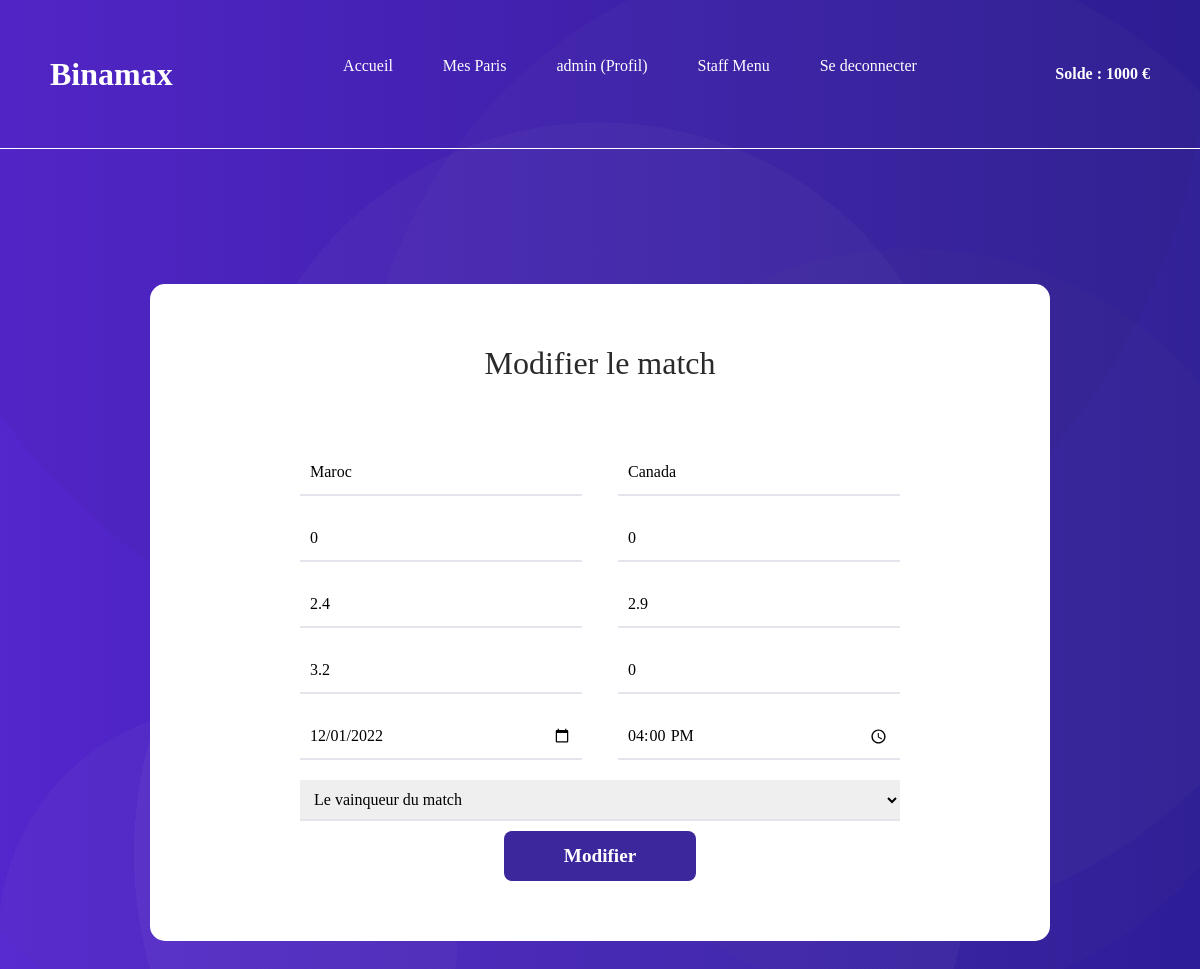
Screenshot of /modifier_match.php?id=3 (signed in) with the database file from the repository.
### tables this page shows
CREATE TABLE `les_matchs` (
  `ID` int(11) NOT NULL,
  `equipe1` varchar(30) DEFAULT NULL,
  `equipe2` varchar(30) DEFAULT NULL,
  `score1` int(11) DEFAULT '0',
  `score2` int(11) DEFAULT '0',
  `la_date` date DEFAULT NULL,
  `heure` time DEFAULT NULL,
  `cote_equipe1` double DEFAULT NULL,
  `cote_equipe2` double DEFAULT NULL,
  `cote_nul` double DEFAULT NULL,
  `vainqueur` varchar(30) DEFAULT NULL,
  `status_match` int(11) DEFAULT '0'
);

### modifier_match.php (the view, shortened to what this page needs)
<?php
require_once("header.php");
require_once("navbar.php");
?>
<link rel="stylesheet" href="Styles/edit.css">
<br>
            <section id="edit">
            <div class="container">
                <div class="title">
                    <h2>Modifier le match</h2>
                </div>
                <?php
                    $req = $bdd->prepare("SELECT * FROM les_matchs where id = ?");
                    $req->execute([$_GET['id']]);
                    $match = $req->fetch();
                ?>
               <form action="#" method="POST">
                    <input value ="<?= $match['equipe1'] ?>"type="text" name="equipe1" placeholder="Nom de l'equipe 1" required>
                    <input value ="<?= $match['equipe2'] ?>"type="text" name="equipe2" placeholder="Nom de l'equipe 2" required>
                    <input value ="<?= $match['score1'] ?>"type="text" name="score1" placeholder="Score de l'equipe 1" required>
                    <input value ="<?= $match['score2'] ?>"type="text" name="score2" placeholder="Score de l'equipe 2" required>
                    <input value ="<?= $match['cote_equipe1'] ?>"type="int" name="cote_equipe1"  placeholder="la cote de equipe 1" required>
                    <input value ="<?= $match['cote_equipe2'] ?>"type="int" name="cote_equipe2"  placeholder="la cote de equipe 2" required>
                    <input value ="<?= $match['cote_nul'] ?>"type="int" name="cote_nul"  placeholder="la cote match nul " required>
                    <input value ="<?= $match['status_match'] ?>"type="int" name="status_match" placeholder="Le status du match">
                    <input value ="<?= $match['la_date'] ?>"type="date" name="la_date"  placeholder="La date du match" required>
                    <input value ="<?= $match['heure'] ?>"type="time" name="heure"  placeholder="L'heure du match" required>
                    <select name="vainqueur" id="vainqueur">
                        <option value="">Le vainqueur du match</option>
                    </select>
                    <button type="submit" name="submit">Modifier</button>
                </form>
            </section>

### Styles/style.css (style rules this page uses)
* { margin:0; padding: 0; text-decoration: none; list-style: none; }
body { font-family: 'Poppins'; background-image: radial-gradient(circle at 19% 90%, rgba(190, 190, 190,0.04) 0%, rgba(190, 190, 190,0.04) 17%,transparent 17%, transparent 100%),radial-gradient(circle at 73% 2%, rgba(78, 78, 78,0.04) 0%, rgba(78, 78, 78,0.04) 94%,transparent 94%, transparent 100%),radial-gradient(circle at 45% 2%, rgba(18, 18, 18,0.04) 0%, rgba(18, 18, 18,0.04) 55%,transparent 55%, transparent 100%),radial-gradient(circle at 76% 60%, rgba(110, 110, 110,0.04) 0%, rgba(110, 110, 110,0.04) 34%,transparent 34%, transparent 100%),radial-gradient(circle at 68% 56%, rgba(246, 246, 246,0.04) 0%, rgba(246, 246, 246,0.04) 16%,transparent 16%, transparent 100%),radial-gradient(circle at 71% 42%, rgba(156, 156, 156,0.04) 0%, rgba(156, 156, 156,0.04) 47%,transparent 47%, transparent 100%),radial-gradient(circle at 46% 82%, rgba(247, 247, 247,0.04) 0%, rgba(247, 247, 247,0.04) 39%,transparent 39%, transparent 100%),radial-gradient(circle at 50% 47%, rgba(209, 209, 209,0.04) 0%, rgba(209, 209, 209,0.04) 45%,transparent 45%, transparent 100%),linear-gradient(90deg, rgb(84, 36, 210),rgb(44, 27, 154)); background-size: cover; background-repeat: no-repeat; background-attachment: fixed; background-position: center; overflow-x: hidden; }

### Styles/edit.css (style rules this page uses)
body { overflow-y: scroll; overflow-x: hidden; }
section#edit { padding: 100px 15px; }
section#edit .container { max-width: 900px; margin: 0px auto; display: flex; flex-direction: column; justify-content: space-between; align-items: center; padding: 60px 10px; box-sizing: border-box; border-radius: 15px; background-color: rgba(255, 255, 255); }
section#edit .container .title { text-align: center; margin-bottom: 50px; color: #2a2a2a; }
section#edit .container form { display: flex; flex-wrap: wrap; justify-content: space-between; max-width: 600px; }
section#edit .container form input { width: 47%; }
section#edit .container form input { margin-bottom: 10px; margin: 10px 0; padding: 10px; box-sizing: border-box; border : none; outline: none; border-bottom: 2px solid #e4e4ec; transition: 0.2s; }
section#edit .container form button { width: 192px; height: 50px; border-radius: 8px; border: none; background-color: #3C279D; color: white; font-weight:bold; font-size: 1.2em; cursor: pointer; outline: none; margin: 0 auto; }
section#edit .container form select#vainqueur { width: 100%; margin: 10px 0; padding: 10px; box-sizing: border-box; border : none; outline: none; border-bottom: 2px solid #e4e4ec; transition: 0.2s; }

### rows the page displays
les_matchs: equipe1 "Maroc", equipe2 "Canada", score1 "0", score2 "0", cote_equipe1 "2.4", cote_equipe2 "2.9", cote_nul "3.2", status_match "0", la_date "12/01/2022", heure "16:00:00"

### other values shown
$_SESSION["username"] "admin"
$_SESSION["argent"] "1000"
